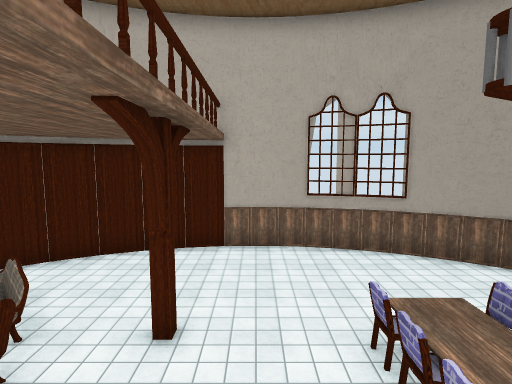
View 1 (above)

16 first-person views from a walk through a 3-D level made in the Unity game engine. The camera is 1.5 m above the floor, tilts 6° down and sees 80° across. The floor is counted in squares, 1 m on a side. Each view is taken from the middle of a square. On the plan, view 1 faces up. The plan holds only what a view shows up to about 15 squares ahead; the rest is blank. Some surface patterns are stand-ins.

View 2
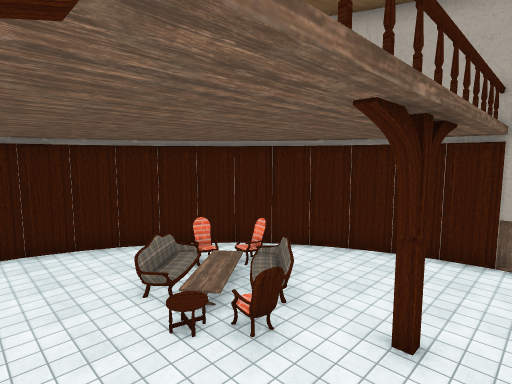

View 3
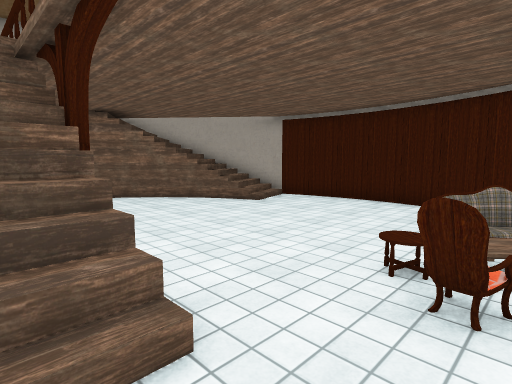

View 4
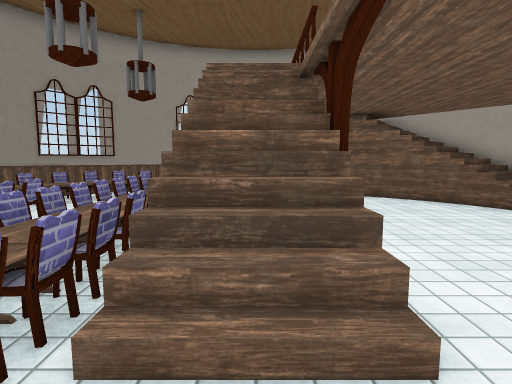

View 5
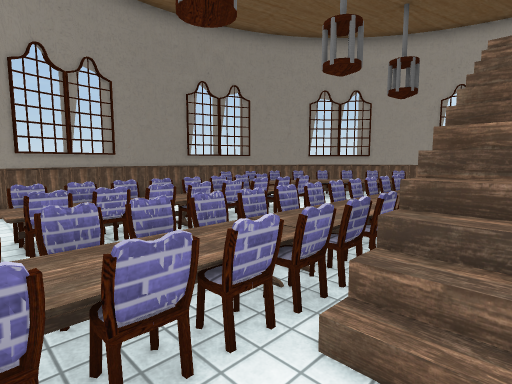

View 6
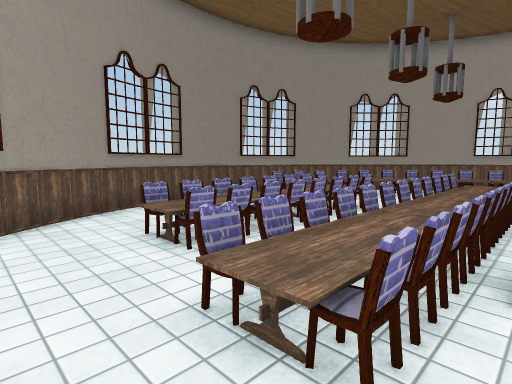

View 7
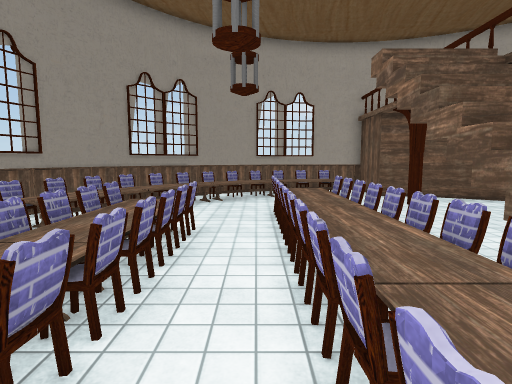

View 8
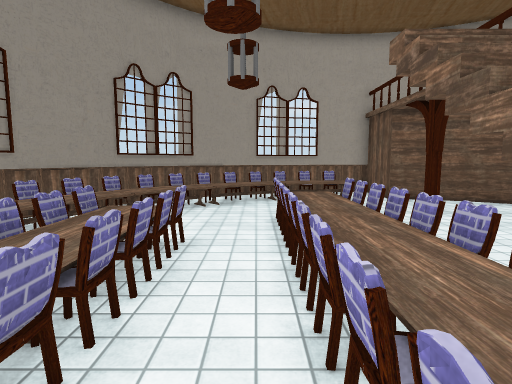

View 9
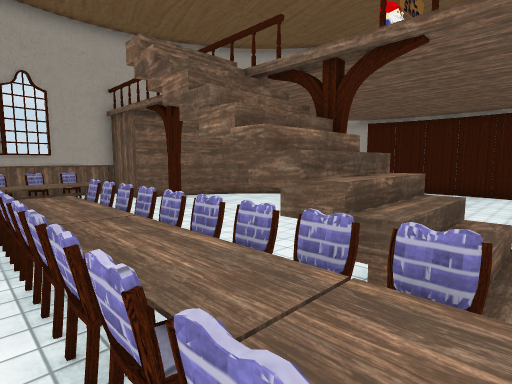

View 10
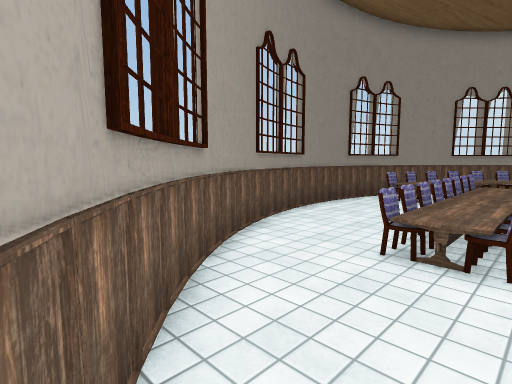

View 11
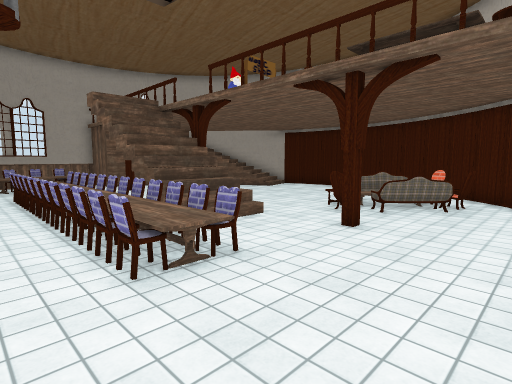

View 12
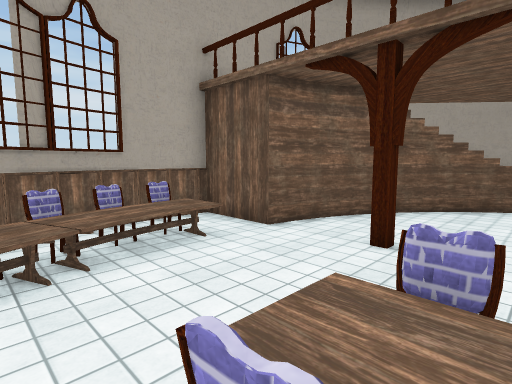

View 13
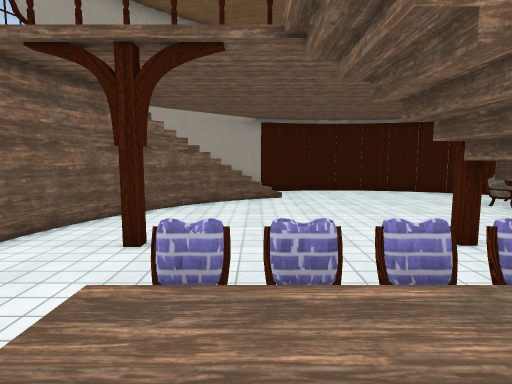

View 14
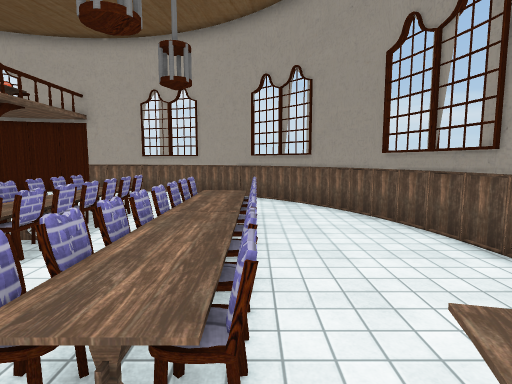

View 15
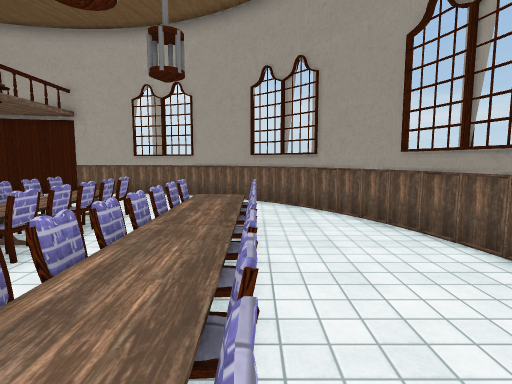

View 16
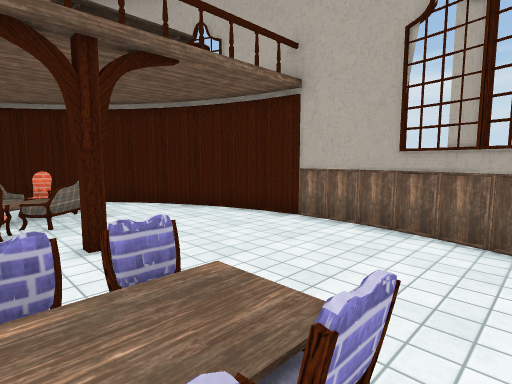

### Floor plan
Key: @ floor where view 1 was taken; # wall or solid block; . main floor; : floor 0.5 m higher than the main floor; / step, stairs or slope; = window, fence, low wall or low ledge; ^ raised ledge; O other object.
Columns run from 11 left of view 1 to 11 right of it. Each row starts with its distance up from view 1.
 10         #######
  9      ####.....####
  8     ##...........##
  7    ##.............##
  6   ## OO............##
  5  ##.O::O..#.........##
  4  #..O.:O.....==......#
  3 ##..OO//O....==.===..##
  2 #.........///==.===...#
  1 #.........// ==.===...#
  0 #........./@###.#==...#
 -1 #.........#/###..==...#
 -2 #........... ==.#==...#
 -3 #........... ==.##==..#
 -4 #.//........ ==....^^##
 -5 ##//........ ==....^^##
 -6  #//#....... ==...^^=#
 -7  ##/##....#......^^^##
 -8   #####.........^^^##
 -9      ####.....^^^^##
-10         ###^^^^^=##
-11           #=^^=###
-12           ######

Where each view was taken, in squares from view 1:
view 1: 0 up, 0 right, facing up
view 2: 0 up, 0 right, facing up-left
view 3: 4 up, 0 right, facing down-left
view 4: 4 up, 0 right, facing down
view 5: 4 up, 0 right, facing down-right
view 6: 6 up, 1 right, facing down-right
view 7: 3 up, 4 right, facing down
view 8: 2 up, 4 right, facing down
view 9: 2 up, 4 right, facing down-left
view 10: 8 up, 5 right, facing down-right
view 11: 8 up, 5 right, facing down-left
view 12: 5 down, 4 right, facing down-left
view 13: 5 down, 4 right, facing left
view 14: 5 down, 7 right, facing up
view 15: 4 down, 7 right, facing up
view 16: 3 up, 4 right, facing up-left
